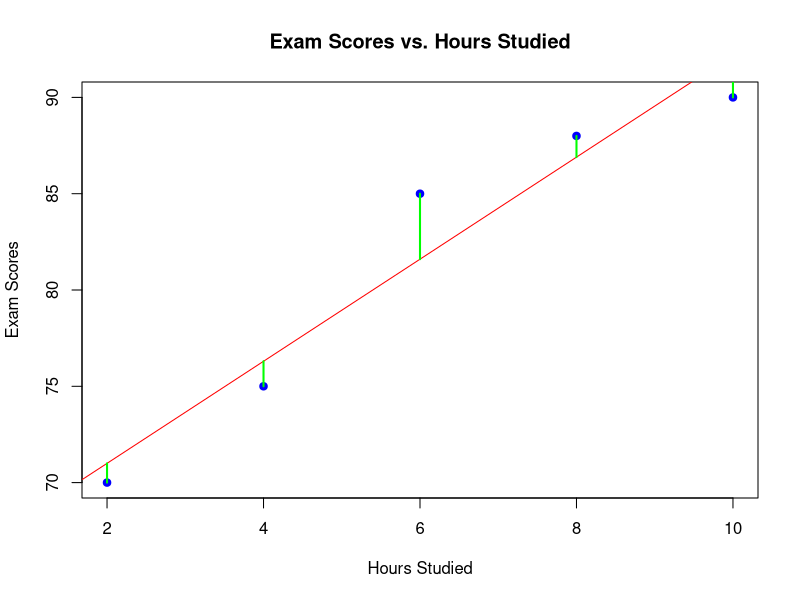
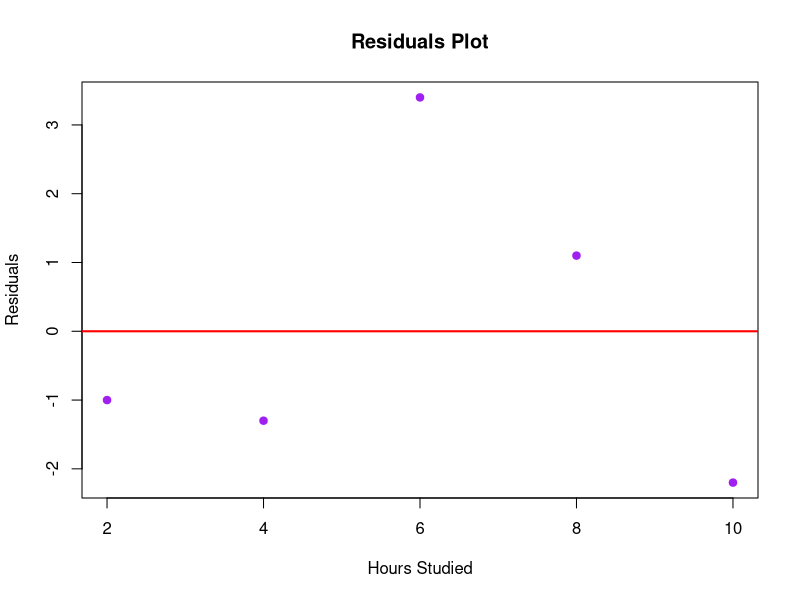
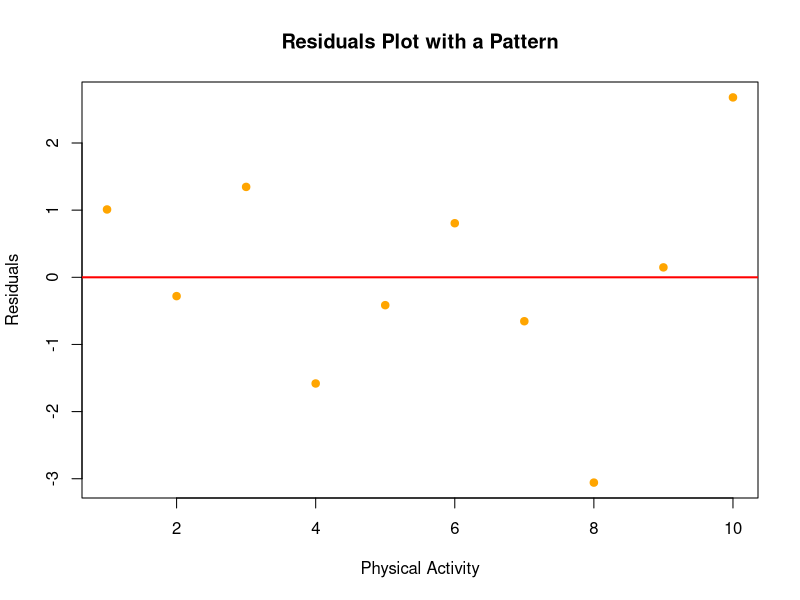
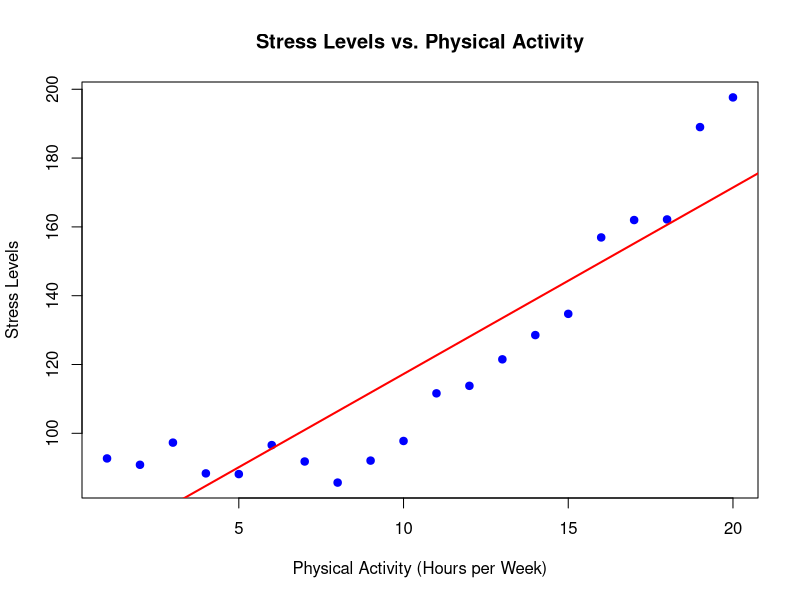
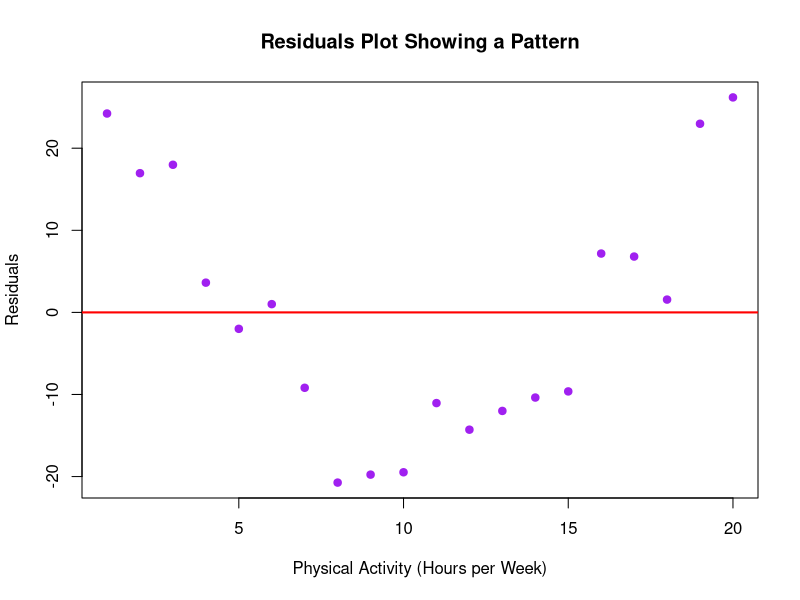
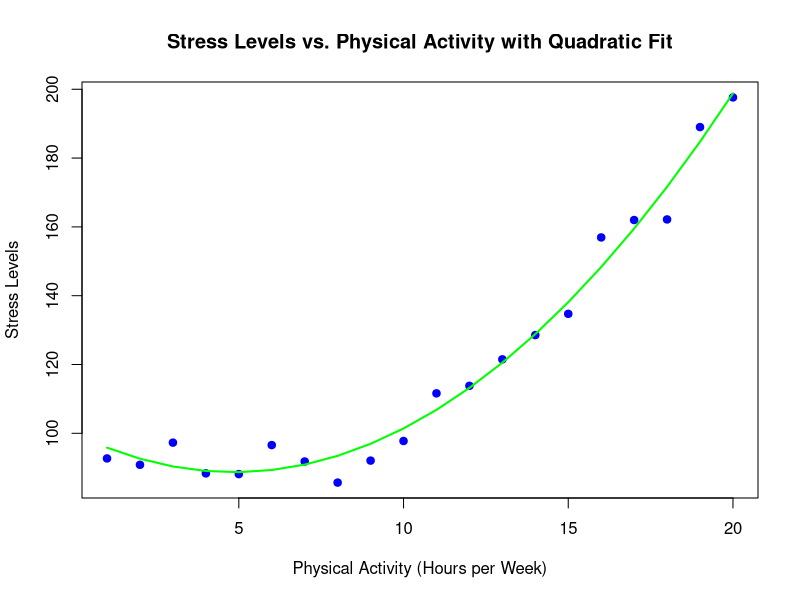
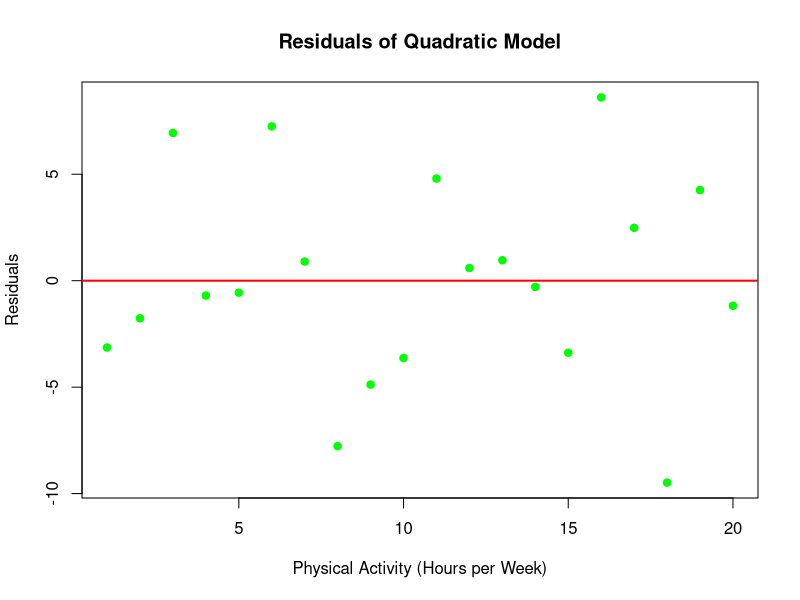
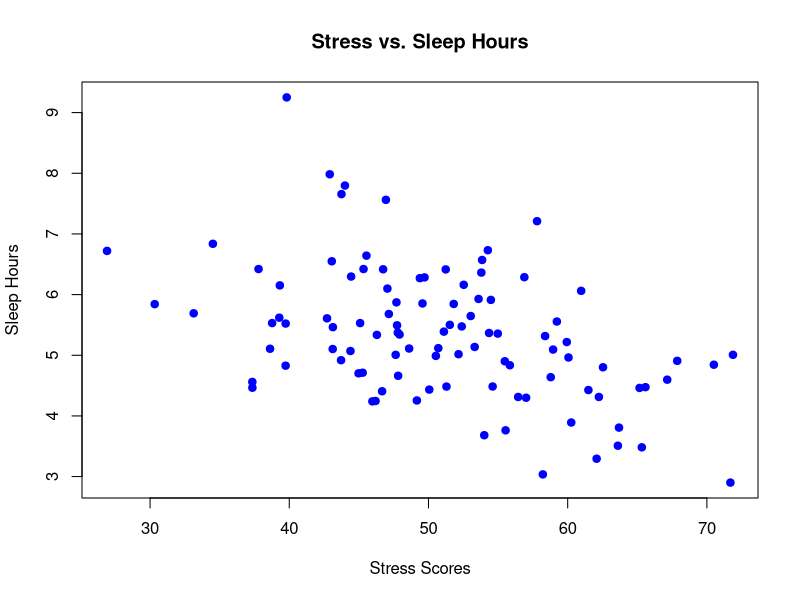

These figures' R source, in order:
## ---- chunk 1
# Simulating data
hours_studied <- c(2, 4, 6, 8, 10)
exam_scores <- c(70, 75, 85, 88, 90)

# Creating a linear model
model <- lm(exam_scores ~ hours_studied)

# Predicting values
predicted_scores <- predict(model)

# Calculating residuals
residuals <- exam_scores - predicted_scores

# Plotting the data
plot(hours_studied, exam_scores, main = "Exam Scores vs. Hours Studied",
     xlab = "Hours Studied", ylab = "Exam Scores", pch = 19, col = "blue")
abline(model, col = "red")

# Adding residual lines
segments(hours_studied, exam_scores, hours_studied, predicted_scores, col = "green", lwd = 2)
## ---- chunk 2
# Plotting residuals
plot(hours_studied, residuals, main = "Residuals Plot",
     xlab = "Hours Studied", ylab = "Residuals", pch = 19, col = "purple")
abline(h = 0, col = "red", lwd = 2)
## ---- chunk 3
# Example: Simulating residuals with a pattern
set.seed(123)
activity <- 1:10
stress <- c(100, 95, 90, 87, 85, 80, 78, 76, 75, 74) + rnorm(10, sd = 2)
model2 <- lm(stress ~ activity)
predicted_stress <- predict(model2)
residuals2 <- stress - predicted_stress

# Plotting residuals
plot(activity, residuals2, main = "Residuals Plot with a Pattern",
     xlab = "Physical Activity", ylab = "Residuals", pch = 19, col = "orange")
abline(h = 0, col = "red", lwd = 2)
## ---- chunk 4
# Simulating data with a quadratic relationship
set.seed(123)
activity <- 1:20
stress <- 100 - 5 * activity + 0.5 * activity^2 + rnorm(20, sd = 5)

# Creating a linear model
model3 <- lm(stress ~ activity)
predicted_stress <- predict(model3)
residuals3 <- stress - predicted_stress

# Plotting the original data
plot(activity, stress, main = "Stress Levels vs. Physical Activity",
     xlab = "Physical Activity (Hours per Week)", ylab = "Stress Levels", pch = 19, col = "blue")
abline(model3, col = "red", lwd = 2)
## ---- chunk 5
# Plotting residuals with a pattern
plot(activity, residuals3, main = "Residuals Plot Showing a Pattern",
     xlab = "Physical Activity (Hours per Week)", ylab = "Residuals", pch = 19, col = "purple")
abline(h = 0, col = "red", lwd = 2)
## ---- chunk 6
# Fitting a quadratic (polynomial) model
model_poly <- lm(stress ~ activity + I(activity^2))
predicted_stress_poly <- predict(model_poly)

# Plotting the quadratic model
plot(activity, stress, main = "Stress Levels vs. Physical Activity with Quadratic Fit",
     xlab = "Physical Activity (Hours per Week)", ylab = "Stress Levels", pch = 19, col = "blue")
lines(activity, predicted_stress_poly, col = "green", lwd = 2)
## ---- chunk 7
# Plotting residuals of the quadratic model
residuals_poly <- residuals(model_poly)
plot(activity, residuals_poly, main = "Residuals of Quadratic Model",
     xlab = "Physical Activity (Hours per Week)", ylab = "Residuals", pch = 19, col = "green")
abline(h = 0, col = "red", lwd = 2)
## ---- chunk 8
# Simulating a psychological dataset
set.seed(123)
stress <- rnorm(100, mean = 50, sd = 10)  # Stress scores (out of 100)
sleep_hours <- 8 - 0.05 * stress + rnorm(100, mean = 0, sd = 1)  # Sleep hours

# Combine into a data frame
data <- data.frame(stress, sleep_hours)
## ---- chunk 9
# Plotting the data
plot(data$stress, data$sleep_hours, main = "Stress vs. Sleep Hours",
     xlab = "Stress Scores", ylab = "Sleep Hours", pch = 19, col = "blue")
## ---- chunk 10
# Creating the linear model
model <- lm(sleep_hours ~ stress, data = data)
## ---- chunk 11
# Viewing the model summary
summary(model)
## ---- chunk 12
# Adding the regression line to the plot
plot(data$stress, data$sleep_hours, main = "Stress vs. Sleep Hours with Regression Line",
     xlab = "Stress Scores", ylab = "Sleep Hours", pch = 19, col = "blue")
abline(model, col = "red", lwd = 2)
## ---- chunk 13
# Simulating the provided data
hours_studied <- c(2, 3, 5, 6, 8, 10)
exam_scores <- c(68, 72, 78, 85, 90, 95)

# Creating the linear model


# Viewing the summary of the model


# Calculating the residuals


# Displaying residuals

## ---- chunk 14
# Plotting the residuals

## ---- chunk 15
# Simulating the dataset
set.seed(123)
anxiety <- rnorm(100, mean = 50, sd = 15)  # Anxiety scores (0 to 100)
sleep_hours <- 8 - 0.04 * anxiety + rnorm(100, mean = 0, sd = 1)  # Sleep hours

# Combining into a data frame
data <- data.frame(anxiety, sleep_hours)

# Viewing the first few rows of the dataset
head(data)

# Creating the linear model


# Viewing the summary of the model


# Plotting the residuals

